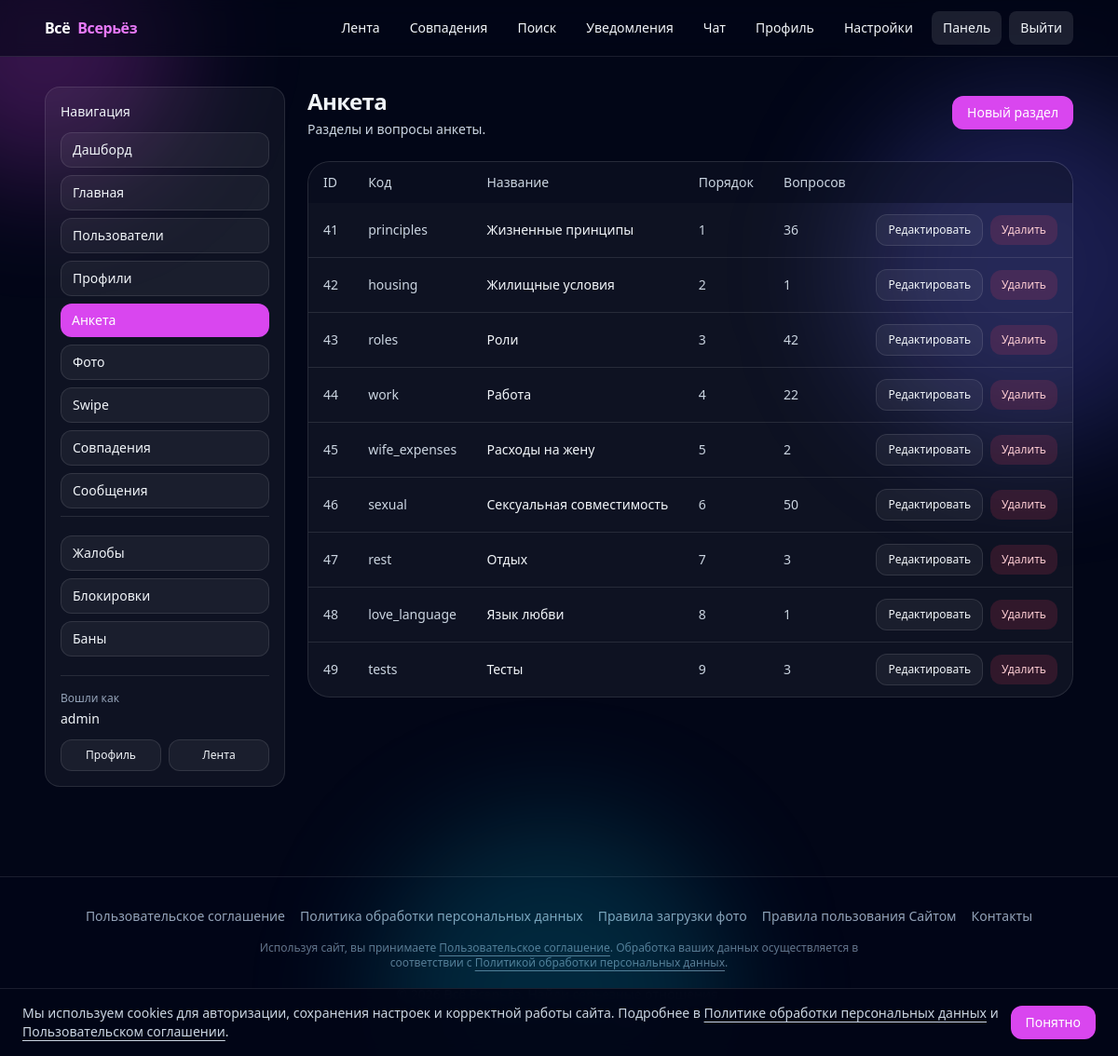
Screenshot of /panel/questionnaire/sections/ (signed in) with the database file from the repository.
### accounts/models.py (models this page shows, shortened)
class User(AbstractUser):
    email = models.EmailField(unique=True)
    email_verified = models.BooleanField(default=False)
    wallet_balance = models.DecimalField(
        max_digits=10, decimal_places=2, default=Decimal("0"))
    terms_accepted_at = models.DateTimeField(null=True, blank=True)
    privacy_accepted_at = models.DateTimeField(null=True, blank=True)
    special_category_consent = models.BooleanField(default=False)
    special_category_consent_at = models.DateTimeField(null=True, blank=True)
    special_category_consent_revoked_at = models.DateTimeField(
        null=True, blank=True)
    sexual_consent = models.BooleanField(default=False)
    sexual_consent_at = models.DateTimeField(null=True, blank=True)
    sexual_consent_revoked_at = models.DateTimeField(null=True, blank=True)
    religious_consent = models.BooleanField(default=False)
    religious_consent_at = models.DateTimeField(null=True, blank=True)
    religious_consent_revoked_at = models.DateTimeField(null=True, blank=True)

### profiles/models.py (models this page shows, shortened)
class QuestionnaireSection(models.Model):
    code = models.SlugField(max_length=64, unique=True)
    gender = models.CharField(
        max_length=16, choices=Profile.Gender.choices, blank=True, default="")
    title = models.CharField(max_length=128)
    hint = models.CharField(max_length=280, blank=True, default="")
    show_in_me = models.BooleanField(default=True)
    show_in_ideal = models.BooleanField(default=True)
    order = models.PositiveIntegerField(default=0)
    class Meta:
        ordering = ["order", "id"]

### panel/views.py (the view)
# urls.py: path("questionnaire/sections/", views.questionnaire_sections,
@staff_required
def questionnaire_sections(request):
    qs = QuestionnaireSection.objects.all().order_by("order", "id")
    page_obj, base_qs = _paginate(request, qs, per_page=100)
    return render(
        request,
        "panel/questionnaire_sections_list.html",
        {
            "page_obj": page_obj,
            "base_qs": base_qs,
        },
    )

### templates/panel/questionnaire_sections_list.html (shortened to what this page needs)
{% extends 'panel/base.html' %}
{% block panel_heading %}Анкета{% endblock %}
{% block panel_subtitle %}Разделы и вопросы анкеты.{% endblock %}
{% block panel_top_actions %}
<a class="rounded-xl bg-fuchsia-500 px-4 py-2 text-sm font-medium text-white hover:bg-fuchsia-400" href="{% url 'panel_questionnaire_section_create' %}">Новый раздел</a>
{% endblock %}
{% block panel_content %}
<div class="overflow-hidden rounded-3xl border border-white/10 bg-white/5">
    <div class="overflow-auto">
        <table class="min-w-full text-sm">
            <thead class="bg-slate-950/40 text-slate-300">
                <tr>
                    <th class="px-4 py-3 text-left font-medium">ID</th>
                    <th class="px-4 py-3 text-left font-medium">Код</th>
                    <th class="px-4 py-3 text-left font-medium">Название</th>
                    <th class="px-4 py-3 text-left font-medium">Порядок</th>
                    <th class="px-4 py-3 text-left font-medium">Вопросов</th>
                    <th class="px-4 py-3 text-left font-medium"></th>
                </tr>
            </thead>
            <tbody class="divide-y divide-white/10">
                {% for s in page_obj.object_list %}
                <tr class="hover:bg-white/5">
                    <td class="px-4 py-3 text-slate-300">{{ s.id }}</td>
                    <td class="px-4 py-3 text-slate-300">{{ s.code }}</td>
                    <td class="px-4 py-3">
                        <a class="font-medium hover:underline" href="{% url 'panel_questionnaire_section_edit' s.id %}">{{ s.title }}</a>
                    </td>
                    <td class="px-4 py-3 text-slate-300">{{ s.order }}</td>
                    <td class="px-4 py-3 text-slate-300">{{ s.questions.count }}</td>
                    <td class="px-4 py-3">
                        <div class="flex items-center justify-end gap-2">
                            <a class="rounded-xl border border-white/10 bg-white/5 px-3 py-2 text-xs font-medium hover:bg-white/10" href="{% url 'panel_questionnaire_section_edit' s.id %}">Редактировать</a>
                            <form method="post" action="{% url 'panel_questionnaire_section_delete' s.id %}" data-confirm="Удалить раздел «{{ s.title }}»?" data-loading-text="Удаляю…">
                                <button type="submit" class="rounded-xl bg-rose-500/15 px-3 py-2 text-xs font-medium text-rose-200 hover:bg-rose-500/25" data-loading-text="Удаляю…">Удалить</button>
                            </form>
                        </div>
                    </td>
                </tr>
                {% empty %}
                <tr>
                    <td class="px-4 py-8 text-center text-slate-300" colspan="6">Разделов нет.</td>
                </tr>
                {% endfor %}
            </tbody>
        </table>
    </div>
</div>
{% endblock %}

### templates/panel/base.html (shortened to what this page needs)
{% extends 'base.html' %}
{% block content %}
<div class="grid gap-6 lg:grid-cols-12">
    <aside class="lg:col-span-3">
        <div class="rounded-2xl border border-white/10 bg-white/5 p-4">
            <div class="text-sm font-medium">Навигация</div>
            {% with current=request.resolver_match.url_name %}
            <nav class="mt-3 space-y-2 text-sm">
                {% if request.user.is_staff %}
                <a href="{% url 'panel_dashboard' %}"
                    class="block rounded-xl px-3 py-2 font-medium {% if current == 'panel_dashboard' %}bg-fuchsia-500 text-white{% else %}border border-white/10 bg-white/5 text-slate-100 hover:bg-white/10{% endif %}">Дашборд</a>
                <a href="{% url 'panel_home_pages' %}"
                    class="block rounded-xl px-3 py-2 font-medium {% if current == 'panel_home_pages' or current == 'panel_home_page_create' or current == 'panel_home_page_edit' or current == 'panel_home_block_create' or current == 'panel_home_block_edit' %}bg-fuchsia-500 text-white{% else %}border border-white/10 bg-white/5 text-slate-100 hover:bg-white/10{% endif %}">Главная</a>
                <a href="{% url 'panel_users' %}"
                    class="block rounded-xl px-3 py-2 font-medium {% if current == 'panel_users' or current == 'panel_user_detail' or current == 'panel_user_set_password' %}bg-fuchsia-500 text-white{% else %}border border-white/10 bg-white/5 text-slate-100 hover:bg-white/10{% endif %}">Пользователи</a>
                <a href="{% url 'panel_profiles' %}"
                    class="block rounded-xl px-3 py-2 font-medium {% if current == 'panel_profiles' or current == 'panel_profile_detail' %}bg-fuchsia-500 text-white{% else %}border border-white/10 bg-white/5 text-slate-100 hover:bg-white/10{% endif %}">Профили</a>
                <a href="{% url 'panel_questionnaire_sections' %}"
                    class="block rounded-xl px-3 py-2 font-medium {% if current == 'panel_questionnaire_sections' or current == 'panel_questionnaire_section_create' or current == 'panel_questionnaire_section_edit' or current == 'panel_questionnaire_question_create' or current == 'panel_questionnaire_question_edit' or current == 'panel_questionnaire_choice_create' or current == 'panel_questionnaire_choice_edit' %}bg-fuchsia-500 text-white{% else %}border border-white/10 bg-white/5 text-slate-100 hover:bg-white/10{% endif %}">Анкета</a>
                <a href="{% url 'panel_photos' %}"
                    class="block rounded-xl px-3 py-2 font-medium {% if current == 'panel_photos' %}bg-fuchsia-500 text-white{% else %}border border-white/10 bg-white/5 text-slate-100 hover:bg-white/10{% endif %}">Фото</a>
                <a href="{% url 'panel_swipes' %}"
                    class="block rounded-xl px-3 py-2 font-medium {% if current == 'panel_swipes' %}bg-fuchsia-500 text-white{% else %}border border-white/10 bg-white/5 text-slate-100 hover:bg-white/10{% endif %}">Swipe</a>
                <a href="{% url 'panel_matches' %}"
                    class="block rounded-xl px-3 py-2 font-medium {% if current == 'panel_matches' %}bg-fuchsia-500 text-white{% else %}border border-white/10 bg-white/5 text-slate-100 hover:bg-white/10{% endif %}">Совпадения</a>
                <a href="{% url 'panel_messages' %}"
                    class="block rounded-xl px-3 py-2 font-medium {% if current == 'panel_messages' %}bg-fuchsia-500 text-white{% else %}border border-white/10 bg-white/5 text-slate-100 hover:bg-white/10{% endif %}">Сообщения</a>
                <div class="mt-3 border-t border-white/10 pt-3"></div>
                <a href="{% url 'panel_reports' %}"
                    class="block rounded-xl px-3 py-2 font-medium {% if current == 'panel_reports' %}bg-fuchsia-500 text-white{% else %}border border-white/10 bg-white/5 text-slate-100 hover:bg-white/10{% endif %}">Жалобы</a>
                <a href="{% url 'panel_blocks' %}"
                    class="block rounded-xl px-3 py-2 font-medium {% if current == 'panel_blocks' %}bg-fuchsia-500 text-white{% else %}border border-white/10 bg-white/5 text-slate-100 hover:bg-white/10{% endif %}">Блокировки</a>
                <a href="{% url 'panel_bans' %}"
                    class="block rounded-xl px-3 py-2 font-medium {% if current == 'panel_bans' or current == 'panel_ban_create' or current == 'panel_user_ban' %}bg-fuchsia-500 text-white{% else %}border border-white/10 bg-white/5 text-slate-100 hover:bg-white/10{% endif %}">Баны</a>
                {% endif %}
            </nav>
            {% endwith %}
            <div class="mt-5 border-t border-white/10 pt-4">
                <div class="text-xs text-slate-400">Вошли как</div>
                <div class="mt-1 text-sm font-medium">{{ request.user.username }}</div>
                <div class="mt-3 flex gap-2">
                    <a href="{% url 'me' %}"
                        class="flex-1 rounded-xl border border-white/10 bg-white/5 px-3 py-2 text-center text-xs font-medium hover:bg-white/10">Профиль</a>
                    <a href="{% url 'feed' %}"
                        class="flex-1 rounded-xl border border-white/10 bg-white/5 px-3 py-2 text-center text-xs font-medium hover:bg-white/10">Лента</a>
                </div>
            </div>
        </div>
    </aside>
    <section class="lg:col-span-9">
        <div class="flex flex-col gap-4 sm:flex-row sm:items-center sm:justify-between">
            <div>
                <h1 class="text-2xl font-semibold tracking-tight">{% block panel_heading %}Панель{% endblock %}</h1>
                <p class="mt-1 text-sm text-slate-300">{% block panel_subtitle %}{% endblock %}</p>
            </div>
            <div class="flex gap-3">
                {% block panel_top_actions %}{% endblock %}
            </div>
        </div>
        <div class="mt-6">
            {% block panel_content %}{% endblock %}
        </div>
    </section>
</div>
{% endblock %}

### templates/base.html (shortened to what this page needs)
{% load static %}
<!doctype html>
{% if request.user.is_authenticated %}
<html lang="ru" data-theme="{{ request.user.profile.ui_theme }}">
{% else %}
<html lang="ru" data-theme="dark">
{% endif %}
<head>
  <script src="https://cdn.tailwindcss.com"></script>
</head>
{% if request.user.is_authenticated %}
<body class="min-h-screen overflow-x-hidden {% if request.user.profile.ui_theme == 'light' %}bg-slate-50 text-slate-950{% else %}bg-slate-950 text-slate-100{% endif %}">
{% else %}
<body class="min-h-screen overflow-x-hidden bg-slate-950 text-slate-100">
{% endif %}
  <div class="pointer-events-none fixed inset-0 overflow-hidden">
    <div class="blob absolute -top-24 -left-24 h-72 w-72 rounded-full bg-fuchsia-500/25 blur-3xl"></div>
    <div class="blob b2 absolute top-24 right-[-6rem] h-96 w-96 rounded-full bg-indigo-500/25 blur-3xl"></div>
    <div class="blob b3 absolute bottom-[-8rem] left-1/3 h-96 w-96 rounded-full bg-cyan-500/20 blur-3xl"></div>
  </div>
  <header class="sticky top-0 z-50 border-b border-white/10 {% if request.user.is_authenticated and request.user.profile.ui_theme == 'light' %}bg-slate-50/95{% else %}bg-slate-950/70{% endif %} backdrop-blur supports-[backdrop-filter]:bg-slate-950/60">
    <div class="mx-auto flex max-w-6xl items-center justify-between px-4 py-3 sm:px-6">
      <a href="{% url 'landing' %}" class="flex items-center gap-2 font-bold tracking-tight transition-transform duration-200 hover:scale-105">
        <span class="text-white">Всё</span><span class="text-fuchsia-400">Всерьёз</span>
      </a>
      <nav class="hidden items-center gap-2 text-sm sm:flex">
        {% if request.user.is_authenticated %}
        <a class="rounded-lg px-3 py-2 transition-colors hover:bg-white/10 btn-press" href="{% url 'feed' %}">Лента</a>
        <a class="rounded-lg px-3 py-2 transition-colors hover:bg-white/10 btn-press" href="{% url 'matches' %}">Совпадения</a>
        <a class="rounded-lg px-3 py-2 transition-colors hover:bg-white/10 btn-press" href="{% url 'self_search' %}">Поиск</a>
        <a class="relative rounded-lg px-3 py-2 transition-colors hover:bg-white/10 btn-press" href="{% url 'notifications' %}">
          Уведомления
        </a>
        <a class="relative rounded-lg px-3 py-2 transition-colors hover:bg-white/10 btn-press" href="{% url 'chat_inbox' %}">
          Чат
        </a>
        <a class="rounded-lg px-3 py-2 transition-colors hover:bg-white/10 btn-press" href="{% url 'me' %}">Профиль</a>
        <a class="rounded-lg px-3 py-2 transition-colors hover:bg-white/10 btn-press" href="{% url 'account_settings' %}">Настройки</a>
        {% if request.user.is_staff or is_matchmaker %}
        <a class="rounded-lg bg-white/10 px-3 py-2 transition-colors hover:bg-white/15 btn-press" href="{% url 'panel_dashboard' %}">Панель</a>
        {% endif %}
        <form method="post" action="{% url 'logout' %}" class="contents">
          <button class="rounded-lg bg-white/10 px-3 py-2 transition-colors hover:bg-white/15 btn-press" type="submit">Выйти</button>
        </form>
        {% endif %}
      </nav>
    </div>
  </header>
  <main class="mx-auto max-w-6xl px-4 py-8 sm:px-6">
    <div data-reveal>
      {% block content %}{% endblock %}
    </div>
  </main>
  <footer class="border-t border-white/10 bg-slate-950/30 py-8 text-center text-sm text-slate-400 mt-16">
    <div class="mx-auto max-w-6xl px-4">
      <nav class="flex flex-wrap items-center justify-center gap-x-4 gap-y-2 text-xs sm:text-sm">
        <a class="hover:text-slate-200" href="{% url 'legal_terms' %}">Пользовательское соглашение</a>
        <a class="hover:text-slate-200" href="{% url 'legal_privacy' %}">Политика обработки персональных данных</a>
        <a class="hover:text-slate-200" href="{% url 'legal_photo_rules' %}">Правила загрузки фото</a>
        <a class="hover:text-slate-200" href="{% url 'legal_site_rules' %}">Правила пользования Сайтом</a>
        <a class="hover:text-slate-200" href="mailto:y.u.r.a.l@mail.ru">Контакты</a>
      </nav>
      <p class="mt-4 max-w-2xl mx-auto text-xs text-slate-500">
        Используя сайт, вы принимаете
        <a class="underline underline-offset-4 hover:text-slate-300" href="{% url 'legal_terms' %}">Пользовательское соглашение</a>.
        Обработка ваших данных осуществляется в соответствии с
        <a class="underline underline-offset-4 hover:text-slate-300" href="{% url 'legal_privacy' %}">Политикой обработки персональных данных</a>.
      </p>
      <p class="mt-4">&copy; 2026 Всё Всерьёз. Найди серьезные отношения.</p>
      <p class="mt-2 text-xs">Разработано с любовью 💜</p>
    </div>
  </footer>
  <div id="cookie-banner" class="fixed inset-x-0 bottom-0 z-50 hidden border-t border-white/10 bg-slate-950/95 px-4 py-4 backdrop-blur sm:px-6">
    <div class="mx-auto flex max-w-6xl flex-col items-center gap-3 text-center sm:flex-row sm:justify-between sm:text-left">
      <p class="text-xs text-slate-300 sm:text-sm">
        Мы используем cookies для авторизации, сохранения настроек и корректной работы сайта. Подробнее в
        <a class="underline underline-offset-4 hover:text-white" href="{% url 'legal_privacy' %}">Политике обработки персональных данных</a>
        и
        <a class="underline underline-offset-4 hover:text-white" href="{% url 'legal_terms' %}">Пользовательском соглашении</a>.
      </p>
      <button id="cookie-banner-accept" type="button"
        class="shrink-0 rounded-xl bg-fuchsia-500 px-4 py-2 text-sm font-medium text-white hover:bg-fuchsia-400">
        Понятно
      </button>
    </div>
  </div>
</body>
</html>

### rows the page displays
User: user.username "admin"
QuestionnaireSection: id "41", code "principles", title "Жизненные принципы", order "1", questions.count "36"
QuestionnaireSection: id "42", code "housing", title "Жилищные условия", order "2", questions.count "1"
QuestionnaireSection: id "43", code "roles", title "Роли", order "3", questions.count "42"
QuestionnaireSection: id "44", code "work", title "Работа", order "4", questions.count "22"
QuestionnaireSection: id "45", code "wife_expenses", title "Расходы на жену", order "5", questions.count "2"
QuestionnaireSection: id "46", code "sexual", title "Сексуальная совместимость", order "6", questions.count "50"
QuestionnaireSection: id "47", code "rest", title "Отдых", order "7", questions.count "3"
QuestionnaireSection: id "48", code "love_language", title "Язык любви", order "8", questions.count "1"
QuestionnaireSection: id "49", code "tests", title "Тесты", order "9", questions.count "3"
